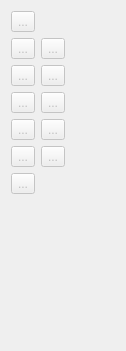
      <widget class="QWidget" name="page">
       <property name="geometry">
        <rect>
         <x>0</x>
         <y>0</y>
         <width>126</width>
         <height>351</height>
        </rect>
       </property>
       <property name="sizePolicy">
        <sizepolicy hsizetype="Expanding" vsizetype="Maximum">
         <horstretch>0</horstretch>
         <verstretch>0</verstretch>
        </sizepolicy>
       </property>
       <property name="toolTip">
        <string>Tools for creating points.</string>
       </property>
       <attribute name="icon">
        <iconset resource="../../libs/vmisc/share/resources/icon.qrc">
         <normaloff>:/icon/16x16/toolsectionpoint.png</normaloff>:/icon/16x16/toolsectionpoint.png</iconset>
       </attribute>
       <attribute name="label">
        <string>Point</string>
       </attribute>
       <attribute name="toolTip">
        <string>Point</string>
       </attribute>
       <layout class="QFormLayout" name="formLayout">
        <property name="fieldGrowthPolicy">
         <enum>QFormLayout::AllNonFixedFieldsGrow</enum>
        </property>
        <item row="2" column="1">
         <widget class="QToolButton" name="toolButtonAlongLine">
          <property name="enabled">
           <bool>false</bool>
          </property>
          <property name="toolTip">
           <string>Point at distance along line</string>
          </property>
          <property name="text">
           <string notr="true">...</string>
          </property>
          <property name="icon">
           <iconset resource="share/resources/toolicon.qrc">
            <normaloff>:/toolicon/32x32/along_line.png</normaloff>:/toolicon/32x32/along_line.png</iconset>
          </property>
          <property name="iconSize">
           <size>
            <width>32</width>
            <height>32</height>
           </size>
          </property>
          <property name="checkable">
           <bool>true</bool>
          </property>
         </widget>
        </item>
        <item row="3" column="0">
         <widget class="QToolButton" name="toolButtonNormal">
          <property name="enabled">
           <bool>false</bool>
          </property>
          <property name="toolTip">
           <string>Point along perpendicular</string>
          </property>
          <property name="text">
           <string notr="true">...</string>
          </property>
          <property name="icon">
           <iconset resource="share/resources/toolicon.qrc">
            <normaloff>:/toolicon/32x32/normal.png</normaloff>:/toolicon/32x32/normal.png</iconset>
          </property>
          <property name="iconSize">
           <size>
            <width>32</width>
            <height>32</height>
           </size>
          </property>
          <property name="checkable">
           <bool>true</bool>
          </property>
         </widget>
        </item>
        <item row="3" column="1">
         <widget class="QToolButton" name="toolButtonBisector">
          <property name="enabled">
           <bool>false</bool>
          </property>
          <property name="toolTip">
           <string>Point along bisector</string>
          </property>
          <property name="text">
           <string notr="true">...</string>
          </property>
          <property name="icon">
           <iconset resource="share/resources/toolicon.qrc">
            <normaloff>:/toolicon/32x32/bisector.png</normaloff>:/toolicon/32x32/bisector.png</iconset>
          </property>
          <property name="iconSize">
           <size>
            <width>32</width>
            <height>32</height>
           </size>
          </property>
          <property name="checkable">
           <bool>true</bool>
          </property>
         </widget>
        </item>
        <item row="5" column="0">
         <widget class="QToolButton" name="toolButtonShoulderPoint">
          <property name="enabled">
           <bool>false</bool>
          </property>
          <property name="toolTip">
           <string>Special point on shoulder</string>
          </property>
          <property name="text">
           <string notr="true">...</string>
          </property>
          <property name="icon">
           <iconset resource="share/resources/toolicon.qrc">
            <normaloff>:/toolicon/32x32/shoulder.png</normaloff>:/toolicon/32x32/shoulder.png</iconset>
          </property>
          <property name="iconSize">
           <size>
            <width>32</width>
            <height>32</height>
           </size>
          </property>
          <property name="checkable">
           <bool>true</bool>
          </property>
         </widget>
        </item>
        <item row="5" column="1">
         <widget class="QToolButton" name="toolButtonPointOfContact">
          <property name="enabled">
           <bool>false</bool>
          </property>
          <property name="toolTip">
           <string>Point at intersection of arc and line</string>
          </property>
          <property name="text">
           <string notr="true">...</string>
          </property>
          <property name="icon">
           <iconset resource="share/resources/toolicon.qrc">
            <normaloff>:/toolicon/32x32/point_of_contact.png</normaloff>:/toolicon/32x32/point_of_contact.png</iconset>
          </property>
          <property name="iconSize">
           <size>
            <width>32</width>
            <height>32</height>
           </size>
          </property>
          <property name="checkable">
           <bool>true</bool>
          </property>
         </widget>
        </item>
        <item row="7" column="0">
         <widget class="QToolButton" name="toolButtonTriangle">
          <property name="enabled">
           <bool>false</bool>
          </property>
          <property name="toolTip">
           <string>Triangle tool</string>
          </property>
          <property name="text">
           <string notr="true">...</string>
          </property>
          <property name="icon">
           <iconset resource="share/resources/toolicon.qrc">
            <normaloff>:/toolicon/32x32/triangle.png</normaloff>:/toolicon/32x32/triangle.png</iconset>
          </property>
          <property name="iconSize">
           <size>
            <width>32</width>
            <height>32</height>
           </size>
          </property>
          <property name="checkable">
           <bool>true</bool>
          </property>
         </widget>
        </item>
        <item row="7" column="1">
         <widget class="QToolButton" name="toolButtonPointOfIntersection">
          <property name="enabled">
           <bool>false</bool>
          </property>
          <property name="toolTip">
           <string>Point from X and Y of two other points</string>
          </property>
          <property name="text">
           <string notr="true">...</string>
          </property>
          <property name="icon">
           <iconset resource="share/resources/toolicon.qrc">
            <normaloff>:/toolicon/32x32/point_of_intersection.png</normaloff>:/toolicon/32x32/point_of_intersection.png</iconset>
          </property>
          <property name="iconSize">
           <size>
            <width>32</width>
            <height>32</height>
           </size>
          </property>
          <property name="checkable">
           <bool>true</bool>
          </property>
         </widget>
        </item>
        <item row="9" column="0">
         <widget class="QToolButton" name="toolButtonHeight">
          <property name="enabled">
           <bool>false</bool>
          </property>
          <property name="toolTip">
           <string>Perpendicular point along line</string>
          </property>
          <property name="text">
           <string notr="true">...</string>
          </property>
          <property name="icon">
           <iconset resource="share/resources/toolicon.qrc">
            <normaloff>:/toolicon/32x32/height.png</normaloff>:/toolicon/32x32/height.png</iconset>
          </property>
          <property name="iconSize">
           <size>
            <width>32</width>
            <height>32</height>
           </size>
          </property>
          <property name="checkable">
           <bool>true</bool>
          </property>
         </widget>
        </item>
        <item row="9" column="1">
         <widget class="QToolButton" name="toolButtonLineIntersectAxis">
          <property name="enabled">
           <bool>false</bool>
          </property>
          <property name="toolTip">
           <string>Point intersect line and axis</string>
          </property>
          <property name="text">
           <string notr="true">...</string>
          </property>
          <property name="icon">
           <iconset resource="share/resources/toolicon.qrc">
            <normaloff>:/toolicon/32x32/line_intersect_axis.png</normaloff>:/toolicon/32x32/line_intersect_axis.png</iconset>
          </property>
          <property name="iconSize">
           <size>
            <width>32</width>
            <height>32</height>
           </size>
          </property>
          <property name="checkable">
           <bool>true</bool>
          </property>
         </widget>
        </item>
        <item row="0" column="0">
         <widget class="QToolButton" name="toolButtonPointerPoint">
          <property name="enabled">
           <bool>false</bool>
          </property>
          <property name="toolTip">
           <string>Tool pointer</string>
          </property>
          <property name="text">
           <string notr="true">...</string>
          </property>
          <property name="icon">
           <iconset resource="../../libs/vmisc/share/resources/icon.qrc">
            <normaloff>:/icon/32x32/arrow_cursor.png</normaloff>:/icon/32x32/arrow_cursor.png</iconset>
          </property>
          <property name="iconSize">
           <size>
            <width>32</width>
            <height>32</height>
           </size>
          </property>
          <property name="checkable">
           <bool>true</bool>
          </property>
         </widget>
        </item>
        <item row="2" column="0">
         <widget class="QToolButton" name="toolButtonEndLine">
          <property name="enabled">
           <bool>false</bool>
          </property>
          <property name="toolTip">
           <string>Point at distance and angle</string>
          </property>
          <property name="text">
           <string notr="true">...</string>
          </property>
          <property name="icon">
           <iconset resource="share/resources/toolicon.qrc">
            <normaloff>:/toolicon/32x32/segment.png</normaloff>:/toolicon/32x32/segment.png</iconset>
          </property>
          <property name="iconSize">
           <size>
            <width>32</width>
            <height>32</height>
           </size>
          </property>
          <property name="checkable">
           <bool>true</bool>
          </property>
         </widget>
        </item>
        <item row="10" column="0">
         <widget class="QToolButton" name="toolButtonMidpoint">
          <property name="enabled">
           <bool>false</bool>
          </property>
          <property name="toolTip">
           <string>Midpoint between two points</string>
          </property>
          <property name="text">
           <string notr="true">...</string>
          </property>
          <property name="icon">
           <iconset resource="share/resources/toolicon.qrc">
            <normaloff>:/toolicon/32x32/midpoint.png</normaloff>:/toolicon/32x32/midpoint.png</iconset>
          </property>
          <property name="iconSize">
           <size>
            <width>32</width>
            <height>32</height>
           </size>
          </property>
          <property name="checkable">
           <bool>true</bool>
          </property>
         </widget>
        </item>
       </layout>
      </widget>
